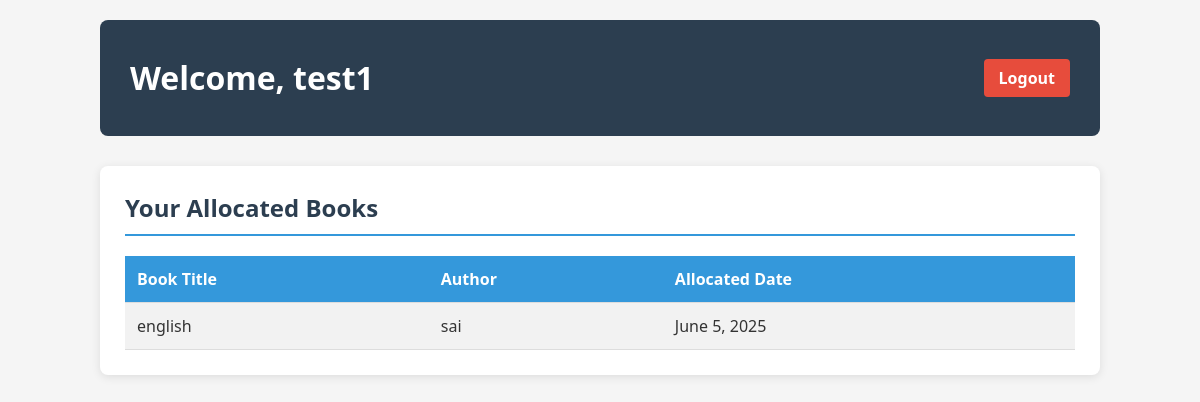
/user/ (signed in), run on the app's committed database.
### library/models.py (models this page shows, shortened)
class BookAllocation(models.Model):
    user = models.ForeignKey(User, on_delete=models.CASCADE)
    book = models.ForeignKey(Book, on_delete=models.CASCADE)
    allocated_date = models.DateField(auto_now_add=True)
    return_date = models.DateField(null=True, blank=True)

class Book(models.Model):
    title = models.CharField(max_length=200)
    author = models.CharField(max_length=100)
    quantity = models.PositiveIntegerField(default=1)
    available = models.PositiveIntegerField(default=1)

### library/views.py (the view)
# urls.py: path('user/', views.user_dashboard, name='user_dashboard'),
@login_required
def user_dashboard(request):
    if request.user.username == 'admin':
        return redirect('librarian_dashboard')
    allocations = BookAllocation.objects.filter(user=request.user)
    return render(request, 'user_dashboard.html', {'allocations': allocations})

### library/templates/user_dashboard.html (shortened to what this page needs)
<!DOCTYPE html>
<html>
<head>
</head>
<body>
    <div class="container">
        <header>
            <h1>Welcome, {{ user.username }}</h1>
            <a href="{% url 'logout' %}" class="logout-btn">Logout</a>
        </header>
        <div class="card">
            <h2>Your Allocated Books</h2>
            {% if allocations %}
                <table>
                    <tr>
                        <th>Book Title</th>
                        <th>Author</th>
                        <th>Allocated Date</th>
                    </tr>
                    {% for allocation in allocations %}
                        <tr>
                            <td>{{ allocation.book.title }}</td>
                            <td>{{ allocation.book.author }}</td>
                            <td>{{ allocation.allocated_date }}</td>
                        </tr>
                    {% endfor %}
                </table>
            {% else %}
                <p class="no-books">No books currently allocated to you.</p>
            {% endif %}
        </div>
    </div>
</body>
</html>

### library/templates/user_dashboard.html (style rules this page uses)
body { font-family: 'Segoe UI', Tahoma, Geneva, Verdana, sans-serif; margin: 0; padding: 0; background-color: #f5f5f5; color: #333; }
.container { max-width: 1000px; margin: 0 auto; padding: 20px; }
header { display: flex; justify-content: space-between; align-items: center; background-color: #2c3e50; color: white; padding: 15px 30px; margin-bottom: 30px; border-radius: 8px; }
.logout-btn { color: white; text-decoration: none; font-weight: bold; background-color: #e74c3c; padding: 8px 15px; border-radius: 4px; transition: background-color 0.3s; }
.card { background-color: white; padding: 25px; border-radius: 8px; box-shadow: 0 2px 10px rgba(0,0,0,0.1); margin-bottom: 30px; }
h2 { color: #2c3e50; margin-top: 0; margin-bottom: 20px; padding-bottom: 10px; border-bottom: 2px solid #3498db; }
table { width: 100%; border-collapse: collapse; margin-top: 15px; }
th, td { padding: 12px; text-align: left; border-bottom: 1px solid #ddd; }
th { background-color: #3498db; color: white; }
tr:nth-child(even) { background-color: #f2f2f2; }

### data on the page
BookAllocation: book "english", book.author "sai", allocated_date "June 5, 2025"

### other printed values
{{ user.username }} "test1"
